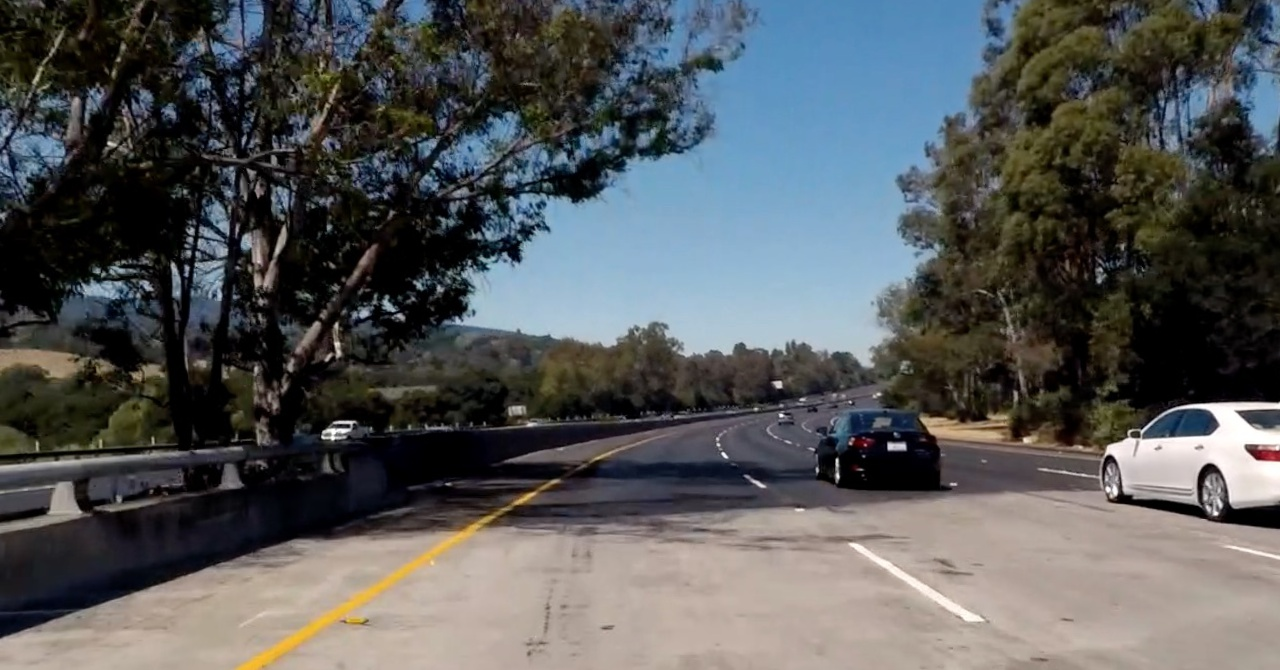
#> input picture output_images/test5_undist.jpg, 1280 x 670 px
$ jupyter execute --allow-errors CarND-Advanced-Lane-Lines-P4-Part1.ipynb   (shell and % lines are left out)   (older library calls are emulated)
#> lines starting #> are read from the running program, lines starting #| are printed output that depends on the picture
# Camera Calbration

Here I will consider the rubric points individually and describe how I addressed each point in
my implementation.

## Have the camera matrix and distortion coefficients been computed correctly and checked on one of the calibration images as a test?

This part is based upon - https://github.com/udacity/CarND-Camera-Calibration

### Imports

[cell 1]
import pickle
import cv2
import numpy as np
import matplotlib.pyplot as plt
import matplotlib.image as mpimg
import glob

plt.style.use('seaborn-white')

### Setup Variables

[cell 2]
inner_chessboard_corners = (9,6)
camera_calibration_images = 'camera_cal/calibra*.jpg'
camera_calibration_pickle = 'dist_pickle.p'
camera_calibration_example = 'camera_cal/calibration1.jpg'
camera_calibration_example_out = 'output_images/calibration1_undist.jpg'

### Create objpoints & imgpoints

First I've loaded all the calibration images and used them to create objpoints and imgpoints objects, using cv2.findChessboardCorners() on thegrayscaled versions of all images.

[cell 3]
objp = np.zeros((inner_chessboard_corners[1]*inner_chessboard_corners[0],3), np.float32)
objp[:,:2] = np.mgrid[0:inner_chessboard_corners[0], 0:inner_chessboard_corners[1]].T.reshape(-1,2)

# Arrays to store object points and image points from all the images.
objpoints = [] # 3d points in real world space
imgpoints = [] # 2d points in image plane.

# Make a list of calibration images
images = glob.glob(camera_calibration_images)

for idx, fname in enumerate(images):
    img = cv2.imread(fname)
    gray = cv2.cvtColor(img, cv2.COLOR_BGR2GRAY)

    ret, corners = cv2.findChessboardCorners(gray, inner_chessboard_corners, None)

    if ret == True:
        objpoints.append(objp)
        imgpoints.append(corners)

### Output Original & Undistorted Chessboard

Now I'm using the generated objects in  cv2.calibrateCamera() to create calibration and distortion coefficents (mtx and dist).

Now I'm able to undist an test image using cv2.undistort()

[cell 4]

# Test undistortion on an image
img = cv2.imread(camera_calibration_example)
#> (the rest of this cell did not finish here and is left out)

# Save the camera calibration result for later use (we won't worry about rvecs / tvecs)

[cell 5]
dist_pickle = {}
#> (the rest of this cell did not finish here and is left out)

# Visualize undistortion

[cell 6]
f, (ax1, ax2) = plt.subplots(1, 2, figsize=(20,10))
#> (the rest of this cell did not finish here and is left out)

Finall i've create a undistorted version of the input image.

# Pipeline (single images)

This part is my own implementation, following the lectures and applying differnent kind of variables.

### Imports

[cell 7]
import pickle
import cv2
import numpy as np
import matplotlib.pyplot as plt
import matplotlib.image as mpimg

### Setup Variables

[cell 8]
test_image = "test_images/test5.jpg"
test_image_output = "output_images/test5_undist.jpg"
dashboard_crop = 50

### Load dist_pickle

Load the saved pickle, which saves us creating a new calibration.

[cell 9]
dist_pickle = pickle.load( open(camera_calibration_pickle, "rb" ) )
#> (reads dist_pickle.p from the repository)
mtx = dist_pickle["mtx"]
dist = dist_pickle["dist"]
objpoints = dist_pickle["objpoints"]
imgpoints = dist_pickle["imgpoints"]

### Image processing pipeline functions

The first pipeline i've created takes an image, calbration and distortion coefficents. It also supports adding an dashboard_crop attribute, which crops away data from the bottom of the image.

It returns a an undistored version of the input image.

[cell 10]
def pipeline(img, mtx, dist, dashboard_crop=50):
    dst = cv2.undistort(img, mtx, dist, None, mtx)
    crop = dst[0:dst.shape[0]-dashboard_crop, 0:dst.shape[1]]

    return crop

## 1. Has the distortion correction been correctly applied to each image?

[cell 11]
# Test undistortion on an image and write it to disk
img = cv2.imread(test_image)

#> (the rest of this cell did not finish here and is left out)

cv2.imwrite(test_image_output, dst)

### Visualize undistortion

Now i've taken one of the example images and run it through my pipeline. In this example, you can see the cropped away engine cover andthe undistorted trees.

#> (a cell that did not finish here is left out)

## Has a binary image been created using color transforms, gradients or other methods?

### Imports

[cell 13]
import pickle
import cv2
import numpy as np
import matplotlib.pyplot as plt
import matplotlib.image as mpimg
import glob

### Setup Variables

[cell 14]
test_undist = "output_images/test5_undist.jpg"
#> test_undist = 'output_images/test5_undist.jpg'
test_undist_gradx = "output_images/test5_undist_gradx.jpg"
test_undist_grady = "output_images/test5_undist_grady.jpg"
test_undist_mag_binary = "output_images/test5_undist_mag_binary.jpg"
test_undist_dir_binary = "output_images/test5_undist_dir_binary.jpg"
test_undist_color_binary = "output_images/test5_undist_color_binary.jpg"
test_undist_combined = "output_images/test5_undist_combined.jpg"

### Create combined threshold

Next step on my journey of advanced lane finding was to build a set of helper functions, we've learned about during the chapters leading to the project.

The functions are more or less copies of the functions in the chapters.

[cell 15]
# Define a function that takes an image, gradient orientation,
# and threshold min / max values.
def abs_sobel_thresh(gray, orient='x', sobel_kernel=3, thresh=(0, 255)):
    # Apply x or y gradient with the OpenCV Sobel() function
    # and take the absolute value
    if orient == 'x':
        abs_sobel = np.absolute(cv2.Sobel(gray, cv2.CV_64F, 1, 0, ksize=sobel_kernel))
    else:
        abs_sobel = np.absolute(cv2.Sobel(gray, cv2.CV_64F, 0, 1, ksize=sobel_kernel))

    abs_sobel = np.uint8(255*abs_sobel/np.max(abs_sobel))

    binary_output = np.zeros_like(abs_sobel)
    binary_output[(abs_sobel >= thresh[0]) & (abs_sobel <= thresh[1])] = 1

    # Return the result
    return binary_output

[cell 16]
# Define a function to return the magnitude of the gradient
# for a given sobel kernel size and threshold values
def mag_thresh(img, sobel_kernel=3, mag_thresh=(0, 255)):
    # Convert to grayscale
    gray = cv2.cvtColor(img, cv2.COLOR_RGB2GRAY)
    # Take both Sobel x and y gradients
    sobelx = cv2.Sobel(gray, cv2.CV_64F, 1, 0, ksize=sobel_kernel)
    sobely = cv2.Sobel(gray, cv2.CV_64F, 0, 1, ksize=sobel_kernel)
    # Calculate the gradient magnitude
    gradmag = np.sqrt(sobelx**2 + sobely**2)
    # Rescale to 8 bit
    scale_factor = np.max(gradmag)/255
    gradmag = (gradmag/scale_factor).astype(np.uint8)
    # Create a binary image of ones where threshold is met, zeros otherwise
    binary_output = np.zeros_like(gradmag)
    binary_output[(gradmag >= mag_thresh[0]) & (gradmag <= mag_thresh[1])] = 1

    # Return the binary image
    return binary_output

[cell 17]
# Define a function to threshold an image for a given range and Sobel kernel
def dir_threshold(img, sobel_kernel=3, thresh=(0, np.pi/2)):
    # Grayscale
    gray = cv2.cvtColor(img, cv2.COLOR_RGB2GRAY)
    # Calculate the x and y gradients
    sobelx = cv2.Sobel(gray, cv2.CV_64F, 1, 0, ksize=sobel_kernel)
    sobely = cv2.Sobel(gray, cv2.CV_64F, 0, 1, ksize=sobel_kernel)
    # Take the absolute value of the gradient direction,
    # apply a threshold, and create a binary image result
    absgraddir = np.arctan2(np.absolute(sobely), np.absolute(sobelx))
    binary_output =  np.zeros_like(absgraddir)
    binary_output[(absgraddir >= thresh[0]) & (absgraddir <= thresh[1])] = 1

    # Return the binary image
    return binary_output

[cell 18]
def color_thresh(img, s_thresh=(200, 255), sx_thresh=(50, 100)):
    # Convert to HSV color space and separate the V channel
    hsv = cv2.cvtColor(img, cv2.COLOR_RGB2HLS).astype(np.float)
    l_channel = hsv[:,:,1]
    s_channel = hsv[:,:,2]
    # Sobel x
    sobelx = cv2.Sobel(l_channel, cv2.CV_64F, 1, 0) # Take the derivative in x
    abs_sobelx = np.absolute(sobelx) # Absolute x derivative to accentuate lines away from horizontal
    scaled_sobel = np.uint8(255*abs_sobelx/np.max(abs_sobelx))

    # Threshold x gradient
    sxbinary = np.zeros_like(scaled_sobel)
    sxbinary[(scaled_sobel >= sx_thresh[0]) & (scaled_sobel <= sx_thresh[1])] = 1

    # Threshold color channel
    s_binary = np.zeros_like(s_channel)
    s_binary[(s_channel >= s_thresh[0]) & (s_channel <= s_thresh[1])] = 1
    # Stack each channel
    # Note color_binary[:, :, 0] is all 0s, effectively an all black image. It might
    # be beneficial to replace this channel with something else.
    color_binary = np.dstack(( np.zeros_like(sxbinary), sxbinary, s_binary))

    return color_binary

[cell 19]
# [10 lines left out: function hls_select, not called in this run]

[cell 20]
def bin_to_rgb(bin_image):
    return cv2.cvtColor(bin_image*255, cv2.COLOR_GRAY2RGB)

[cell 21]
def hls_to_rgb(hlsimage):
    return cv2.cvtColor(hlsimage, cv2.COLOR_HLS2RGB)

[cell 22]
def binary_noise_reduction(img, thresh=4):
    k = np.array([
        [1, 1, 1],
        [1, 0, 1],
        [1, 1, 1]
    ])
    nb_neighbours = cv2.filter2D(img, ddepth=-1, kernel=k)
    img[nb_neighbours < thresh] = 0
    return img

[cell 23]
def create_binary(img):
    img = np.copy(img)
    gray = cv2.cvtColor(img, cv2.COLOR_BGR2GRAY)

    # Apply each of the thresholding functions
    gradx = binary_noise_reduction(abs_sobel_thresh(gray, orient='x', sobel_kernel=ksize, thresh=threshold))
    grady = binary_noise_reduction(abs_sobel_thresh(gray, orient='y', sobel_kernel=ksize, thresh=threshold))
    mag_binary = binary_noise_reduction(mag_thresh(img, sobel_kernel=mag_sobel_kernel, mag_thresh=mag_threshold))
    dir_binary = binary_noise_reduction(dir_threshold(img, sobel_kernel=binary_sobel_kernel, thresh=binary_mag_threshold))
    color_binary = binary_noise_reduction(color_thresh(img, s_thresh=s_thresh, sx_thresh=sx_thresh))

    return (gradx, grady, mag_binary, dir_binary, color_binary)

[cell 24]
def region_of_interest(img, vertices):
    """
    Applies an image mask.

    Only keeps the region of the image defined by the polygon
    formed from `vertices`. The rest of the image is set to black.
    """
    #defining a blank mask to start with
    mask = np.zeros_like(img)

    #defining a 3 channel or 1 channel color to fill the mask with depending on the input image
    if len(img.shape) > 2:
        channel_count = img.shape[2]  # i.e. 3 or 4 depending on your image
        ignore_mask_color = (255,) * channel_count
    else:
        ignore_mask_color = 255

    #filling pixels inside the polygon defined by "vertices" with the fill color
    cv2.fillPoly(mask, vertices, ignore_mask_color)

    #returning the image only where mask pixels are nonzero
    masked_image = cv2.bitwise_and(img, mask)
    return masked_image

[cell 25]
def get_steering_correction(steering_angle = 0, max_length = 100, boost = 2):
    length = (steering_angle * boost * max_length) / 180
    if (length > max_length):
        length = max_length
    return length

[cell 26]
def get_trapezoid(img, steering_angle = 0, boost = 2, horizon = 0, margin = 0):
    ysize = img.shape[0]
    xsize = img.shape[1]
    left_correction=0
    right_correction=0

    if (steering_angle < 0):
        left_correction = get_steering_correction(steering_angle, round(xsize/2), boost)
    else:
        right_correction = get_steering_correction(steering_angle, round(xsize/2), boost)

    return  np.array([[
                (round(xsize/2)+left_correction, round(ysize*horizon/100)),
                (round(xsize/2)+right_correction, round(ysize*horizon/100)),
                (xsize - margin, ysize),
                (0 + margin, ysize),
            ]], dtype=np.int32)

[cell 27]
def gaussian_blur(img, kernel_size):
    """Applies a Gaussian Noise kernel"""
    return cv2.GaussianBlur(img, (kernel_size, kernel_size), 0)

### Try out helpers

Now it is time to play around with the functions above. First I'm setting up the input variables for the functions and then I'm outputting the generated outputs below.

[cell 28]
ksize = 5
threshold=(25, 80)

mag_sobel_kernel = 9
mag_threshold=(40, 100)

binary_sobel_kernel = 15
binary_mag_threshold=(0.7, 1.3)

s_thresh=(200, 255)
sx_thresh=(50, 100)

img = mpimg.imread(test_image_output)
#> img is the input picture: shape (670, 1280, 3); mean R, G, B 86, 88.3, 89.2
gradx, grady, mag_binary, dir_binary, color_binary = create_binary(img)
#> in binary_noise_reduction, `img[nb_neighbours < thresh] = 0`:
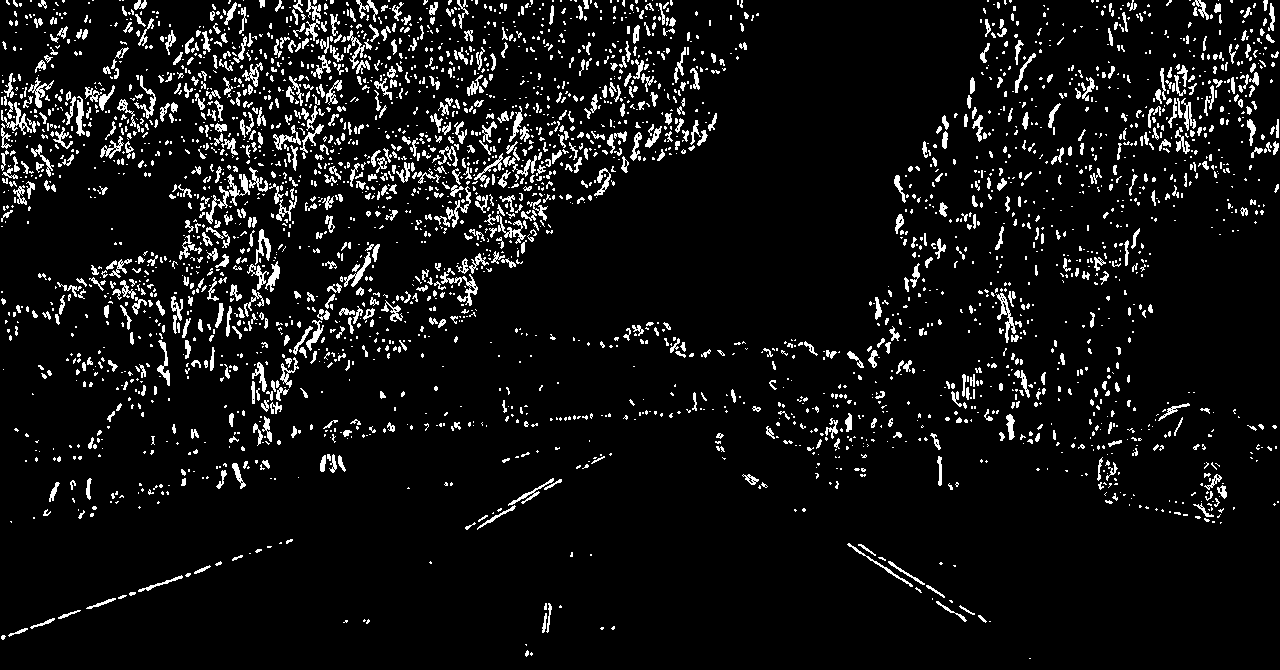
#> img: shape (670, 1280); values 0 (black) and 1 (white), 7.4% white in thin lines or dots
#> in mag_thresh, `scale_factor = np.max(gradmag)/255`: scale_factor = 8295.1

[cell 29]
# Visualize undistortion
f, (ax1, ax2, ax3, ax4, ax5) = plt.subplots(1, 5, figsize=(20,10))
ax1.imshow(gradx, cmap='gray')
ax1.axis('off')
ax1.set_title('gradx Image', fontsize=20)
ax2.imshow(grady, cmap='gray')
ax2.axis('off')
ax2.set_title('grady Image', fontsize=20)
ax3.imshow(mag_binary, cmap='gray')
ax3.axis('off')
ax3.set_title('mag_binary Image', fontsize=20)
ax4.imshow(dir_binary, cmap='gray')
ax4.axis('off')
ax4.set_title('dir_binary Image', fontsize=20)
ax5.imshow(color_binary)
ax5.axis('off')
ax5.set_title('color_binary Image', fontsize=20)

cv2.imwrite(test_undist_gradx, bin_to_rgb(gradx))
cv2.imwrite(test_undist_grady, bin_to_rgb(grady))
cv2.imwrite(test_undist_mag_binary, bin_to_rgb(mag_binary))
cv2.imwrite(test_undist_dir_binary, bin_to_rgb(np.uint8(dir_binary)))
cv2.imwrite(test_undist_color_binary, np.uint8(color_binary)) # Don't know, why the written file is just black....
#> Out = True

### Addition after first submission:

I've also added some methods, I used during P1.

* gaussian_blur()
* get_trapezoid()
* region_of_interest() - which also got a little be modified. It now also accepts a margin, which changes the maximum width of the interesting zone.

Now the images are working even better, as more noise is removed, beforehand.

[cell 30]
ksize = 5
threshold=(25, 80)

mag_sobel_kernel = 9
mag_threshold=(40, 100)

binary_sobel_kernel = 15
binary_mag_threshold=(0.7, 1.3)

s_thresh=(200, 255)
sx_thresh=(50, 100)

img = mpimg.imread(test_image_output)

kernel_size = 5 # kernel size must be odd
gaussian_blur_image = gaussian_blur(img, kernel_size)
#> in gaussian_blur, `return cv2.GaussianBlur(img, (kernel_size, kernel_size), 0)`:
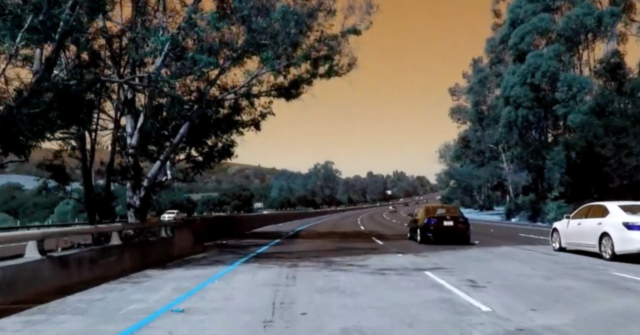
#> returned value: shape (670, 1280, 3) (shown at 1/2 size); mean of channels 0, 1, 2 86, 88.3, 89.2; drawn as B, G, R

interesting_region = get_trapezoid(gaussian_blur_image)
#> interesting_region = [[640, 0], [640, 0], [1280, 670], [0, 670]]
interesting_region_image = region_of_interest(gaussian_blur_image, interesting_region)

gradx, grady, mag_binary, dir_binary, color_binary = create_binary(interesting_region_image)
#> in binary_noise_reduction (call 6), `nb_neighbours = cv2.filter2D(img, ddepth=-1, kernel=k)`:
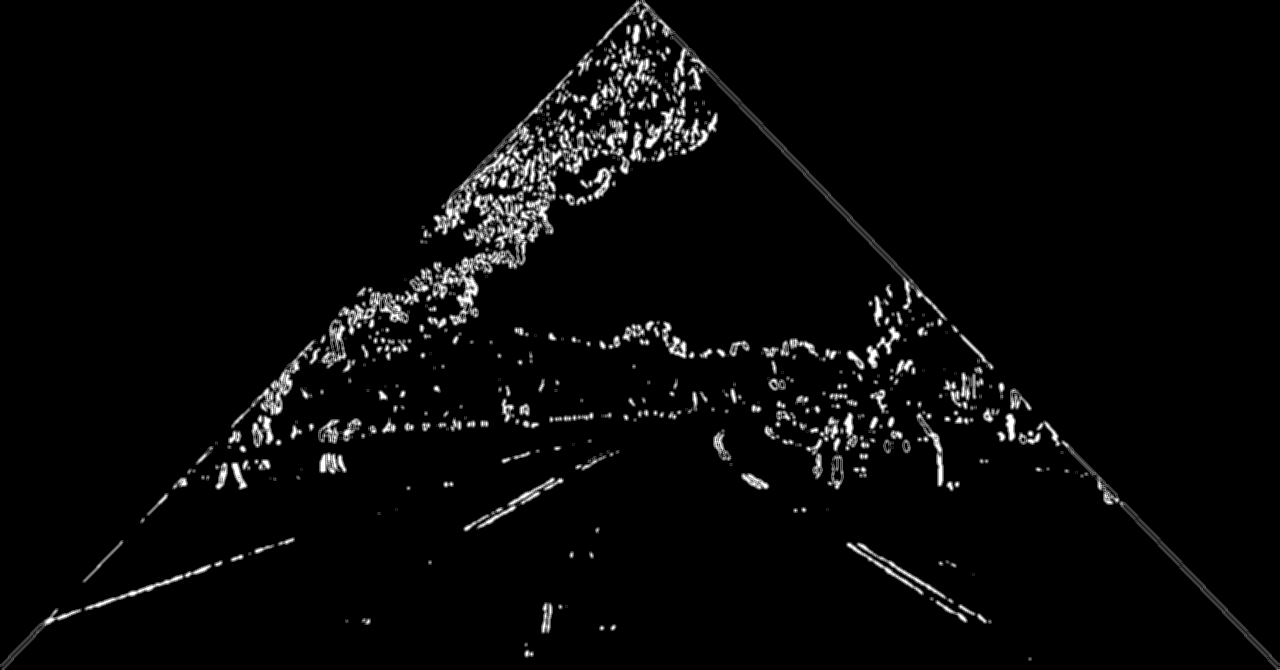
#> nb_neighbours: shape (670, 1280); min 0, max 8, mean 0.255; drawn with min black and max white

[cell 31]
# Visualize undistortion
f, (ax1, ax2, ax3, ax4, ax5) = plt.subplots(1, 5, figsize=(20,10))
ax1.imshow(gradx, cmap='gray')
ax1.axis('off')
ax1.set_title('gradx Image', fontsize=20)
ax2.imshow(grady, cmap='gray')
ax2.axis('off')
ax2.set_title('grady Image', fontsize=20)
ax3.imshow(mag_binary, cmap='gray')
ax3.axis('off')
ax3.set_title('mag_binary Image', fontsize=20)
ax4.imshow(dir_binary, cmap='gray')
ax4.axis('off')
ax4.set_title('dir_binary Image', fontsize=20)
ax5.imshow(color_binary)
ax5.axis('off')
ax5.set_title('color_binary Image', fontsize=20)

cv2.imwrite(test_undist_gradx, bin_to_rgb(gradx))
cv2.imwrite(test_undist_grady, bin_to_rgb(grady))
cv2.imwrite(test_undist_mag_binary, bin_to_rgb(mag_binary))
cv2.imwrite(test_undist_dir_binary, bin_to_rgb(np.uint8(dir_binary)))
cv2.imwrite(test_undist_color_binary, np.uint8(color_binary)) # Don't know, why the written file is just black....
#> Out = True

## Build Pipeline

After playing around with the helper functions and getting a feeling about which mask/filter techniques play well together, I started to create my final image pipeline.

The pipeline consists of four steps:
* Create a HLS version of the input image
* Get the stauration and lightning channels out of hls
* run the result from the lightning channel through our absolute sobel function
* threshold the l- and s channels
* combine the binary images together
* remove binary noise

[cell 32]
# [38 lines left out: function pipeline, not called in this run]

dist_pickle = pickle.load( open(camera_calibration_pickle, "rb" ) )
mtx = dist_pickle["mtx"]
dist = dist_pickle["dist"]
objpoints = dist_pickle["objpoints"]
imgpoints = dist_pickle["imgpoints"]

#> (the rest of this cell did not finish here and is left out)

The output shows a pretty clear image of the lane lines. I've choosen an image of the section my algorithm in the first lane finding project failed miserably. So I'm pretty with my result, as the resulting images clearly outputs the lane lines.

There are a trillion ways to combine the different functions and thresholds. This was the result, I felt most comfortably with.

## Has a perspective transform been applied to rectify the image?

### Setup Variables

[cell 33]
test_straight_lines1 = 'test_images/straight_lines1.jpg'
#> test_straight_lines1 = 'test_images/straight_lines1.jpg'
test_straight_lines1_output = 'output_images/straight_lines1_output.jpg'


test_binary_warped = 'output_images/test3_test_binary_warped.jpg'

### Perspective transform

My code for the perspective transformation creates a function warp, that takes athe following arguments:

* img - input image
* M – 3*3 transformation matrix

The function just reads the image size and returns the warped output image using cv2.warpPerspective().

The paramater M is being calculated with cv2.getPerspectiveTransform() using two points I've selected from the a simple image with straight lines.

[cell 34]
# [4 lines left out: function warp, not called in this run]

[cell 35]
dist_pickle = pickle.load( open(camera_calibration_pickle, "rb" ) )
mtx = dist_pickle["mtx"]
dist = dist_pickle["dist"]
objpoints = dist_pickle["objpoints"]
imgpoints = dist_pickle["imgpoints"]

src = np.float32([
    (200, 720),
    (587, 455),
    (696, 455),
    (1105, 720)])

dst = np.float32([
    (src[0][0] + 150, 720),
    (src[0][0] + 150, 0),
    (src[-1][0] - 400, 0),
    (src[-1][0] - 150, 720)])

a = tuple(src[0])
b = tuple(src[1])
c = tuple(src[2])
d = tuple(src[3])

M = cv2.getPerspectiveTransform(src, dst)

dist_pickle = pickle.load( open(camera_calibration_pickle, "rb" ) )
mtx = dist_pickle["mtx"]
dist = dist_pickle["dist"]
objpoints = dist_pickle["objpoints"]
imgpoints = dist_pickle["imgpoints"]

#> (the rest of this cell did not finish here and is left out)

### Pipeline with combined binary

Now i'm trying my warp function with a binary image and the whole pipline.

[cell 36]
dist_pickle = pickle.load( open(camera_calibration_pickle, "rb" ) )
#> dist_pickle = 4 items
mtx = dist_pickle["mtx"]
#> mtx = [[1154, 0, 669.7], [0, 1148, 385.7], [0, 0, 1]]
dist = dist_pickle["dist"]
#> dist = [[-0.241, -0.0531, -0.00116, -0.000128, 0.0267]]
objpoints = dist_pickle["objpoints"]
#> objpoints = 17 items
imgpoints = dist_pickle["imgpoints"]
#> imgpoints = 17 items

#> (the rest of this cell did not finish here and is left out)

## Have lane line pixels been identified in the rectified image and fit with a polynomial?

### Setup Variables

[cell 37]
test_histogram = "output_images/test5_histogram.jpg"
#> test_histogram = 'output_images/test5_histogram.jpg'
test_sliding_window = "output_images/test5_sliding_window.jpg"
test_skip_sliding_window = "test_images/test4.jpg"
test_skip_sliding_window_output = "output_images/test4_sliding_window.jpg"
test_fake_data_output = "output_images/test4_fake_data.jpg"
test_overlay_output = "output_images/test4_overlay.jpg"
test_composed_output = "output_images/test4_composed.jpg"
